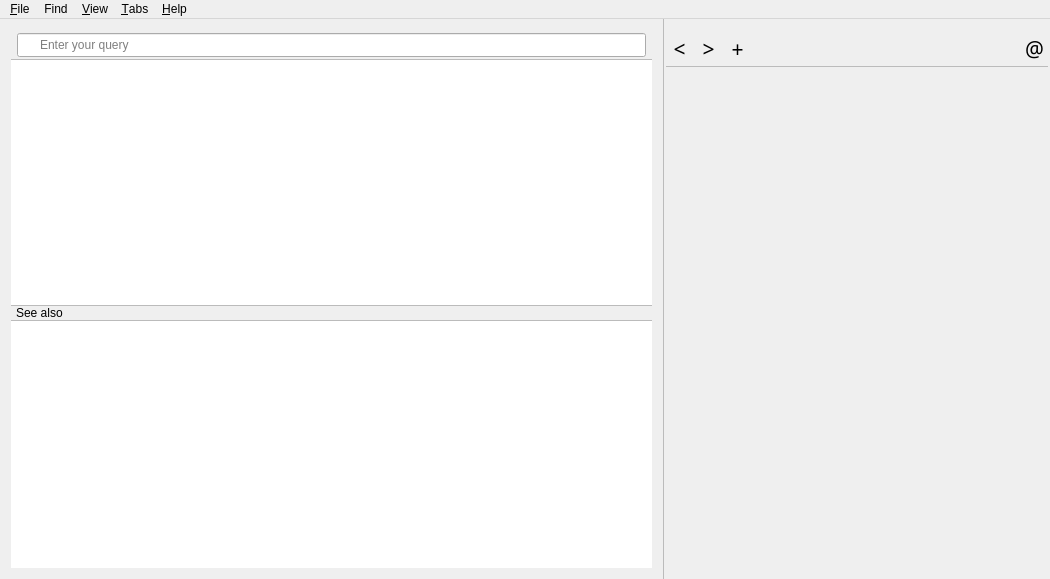
<?xml version="1.0" encoding="UTF-8"?>
<ui version="4.0">
 <class>MainWindow</class>
 <widget class="QMainWindow" name="MainWindow">
  <property name="geometry">
   <rect>
    <x>0</x>
    <y>0</y>
    <width>1050</width>
    <height>579</height>
   </rect>
  </property>
  <property name="windowTitle">
   <string>Zeal</string>
  </property>
  <property name="styleSheet">
   <string notr="true">QSplitter::handle {
    background: #bbb;
}

QToolButton::menu-indicator {
   image: none;
}

QFrame#resultPaneToolbar, QFrame#tabBarFrame {
    border-top: none;
    border-right: none;
    border-bottom: 1px solid #bbb;
    border-left: none;
}

QFrame#tabBarFrame {
    padding-bottom: -1px;
}

#sections {
    border-top: 1px solid #bbb;
    border-right: none;
    border-bottom: none;
    border-left: none;
}

#lineEdit {
    padding: 0 0 0 20px;
}

QToolButton { max-width: 25px; }</string>
  </property>
  <widget class="QWidget" name="centralWidget">
   <layout class="QGridLayout" name="gridLayout">
    <property name="leftMargin">
     <number>0</number>
    </property>
    <property name="topMargin">
     <number>0</number>
    </property>
    <property name="rightMargin">
     <number>0</number>
    </property>
    <property name="bottomMargin">
     <number>0</number>
    </property>
    <item row="0" column="0">
     <widget class="QSplitter" name="splitter">
      <property name="lineWidth">
       <number>5</number>
      </property>
      <property name="orientation">
       <enum>Qt::Horizontal</enum>
      </property>
      <property name="handleWidth">
       <number>1</number>
      </property>
      <widget class="QWidget" name="layoutWidget">
       <layout class="QVBoxLayout" name="resultPane">
        <property name="spacing">
         <number>0</number>
        </property>
        <item>
         <widget class="QFrame" name="resultPaneToolbar">
          <property name="maximumSize">
           <size>
            <width>16777215</width>
            <height>30</height>
           </size>
          </property>
          <layout class="QHBoxLayout" name="horizontalLayout_2">
           <property name="leftMargin">
            <number>6</number>
           </property>
           <property name="topMargin">
            <number>3</number>
           </property>
           <property name="rightMargin">
            <number>6</number>
           </property>
           <property name="bottomMargin">
            <number>3</number>
           </property>
           <item alignment="Qt::AlignTop">
            <widget class="SearchEdit" name="lineEdit">
             <property name="minimumSize">
              <size>
               <width>0</width>
               <height>24</height>
              </size>
             </property>
             <property name="placeholderText">
              <string>Enter your query</string>
             </property>
             <property name="clearButtonEnabled">
              <bool>true</bool>
             </property>
            </widget>
           </item>
          </layout>
         </widget>
        </item>
        <item>
         <widget class="QSplitter" name="sectionsSplitter">
          <property name="lineWidth">
           <number>5</number>
          </property>
          <property name="orientation">
           <enum>Qt::Vertical</enum>
          </property>
          <property name="handleWidth">
           <number>1</number>
          </property>
          <widget class="QTreeView" name="treeView">
           <property name="frameShape">
            <enum>QFrame::NoFrame</enum>
           </property>
           <property name="selectionBehavior">
            <enum>QAbstractItemView::SelectItems</enum>
           </property>
           <property name="indentation">
            <number>10</number>
           </property>
           <attribute name="headerVisible">
            <bool>false</bool>
           </attribute>
          </widget>
          <widget class="QFrame" name="resultSectionsPane">
           <layout class="QVBoxLayout" name="verticalLayout">
            <property name="spacing">
             <number>0</number>
            </property>
            <property name="leftMargin">
             <number>0</number>
            </property>
            <property name="topMargin">
             <number>0</number>
            </property>
            <property name="rightMargin">
             <number>0</number>
            </property>
            <property name="bottomMargin">
             <number>0</number>
            </property>
            <item>
             <widget class="QLabel" name="seeAlsoLabel">
              <property name="font">
               <font>
                <pointsize>9</pointsize>
               </font>
              </property>
              <property name="styleSheet">
               <string notr="true">* { padding: 0 2px; }</string>
              </property>
              <property name="text">
               <string>See also</string>
              </property>
              <property name="margin">
               <number>2</number>
              </property>
             </widget>
            </item>
            <item>
             <widget class="QListView" name="sections">
              <property name="frameShape">
               <enum>QFrame::NoFrame</enum>
              </property>
              <property name="horizontalScrollBarPolicy">
               <enum>Qt::ScrollBarAlwaysOff</enum>
              </property>
             </widget>
            </item>
           </layout>
          </widget>
         </widget>
        </item>
       </layout>
      </widget>
      <widget class="QWidget" name="layoutWidget_2">
       <layout class="QVBoxLayout" name="viewInfo">
        <property name="spacing">
         <number>0</number>
        </property>
        <property name="leftMargin">
         <number>2</number>
        </property>
        <property name="rightMargin">
         <number>2</number>
        </property>
        <item>
         <widget class="QFrame" name="tabBarFrame">
          <property name="minimumSize">
           <size>
            <width>0</width>
            <height>30</height>
           </size>
          </property>
          <layout class="QHBoxLayout" name="toolbox">
           <property name="spacing">
            <number>2</number>
           </property>
           <property name="leftMargin">
            <number>0</number>
           </property>
           <property name="topMargin">
            <number>0</number>
           </property>
           <property name="rightMargin">
            <number>0</number>
           </property>
           <property name="bottomMargin">
            <number>0</number>
           </property>
           <item>
            <widget class="QToolButton" name="backButton">
             <property name="font">
              <font>
               <family>Ionicons</family>
               <pointsize>16</pointsize>
              </font>
             </property>
             <property name="toolTip">
              <string>Back</string>
             </property>
             <property name="text">
              <string>&lt;</string>
             </property>
             <property name="iconSize">
              <size>
               <width>20</width>
               <height>20</height>
              </size>
             </property>
             <property name="autoRaise">
              <bool>true</bool>
             </property>
            </widget>
           </item>
           <item>
            <widget class="QToolButton" name="forwardButton">
             <property name="font">
              <font>
               <family>Ionicons</family>
               <pointsize>16</pointsize>
              </font>
             </property>
             <property name="toolTip">
              <string>Forward</string>
             </property>
             <property name="text">
              <string>&gt;</string>
             </property>
             <property name="iconSize">
              <size>
               <width>20</width>
               <height>20</height>
              </size>
             </property>
             <property name="autoRaise">
              <bool>true</bool>
             </property>
            </widget>
           </item>
           <item>
            <layout class="QHBoxLayout" name="toolbarLayout">
             <item alignment="Qt::AlignVCenter">
              <widget class="QToolButton" name="newTabButton">
               <property name="font">
                <font>
                 <family>Ionicons</family>
                 <pointsize>16</pointsize>
                </font>
               </property>
               <property name="toolTip">
                <string>New tab</string>
               </property>
               <property name="text">
                <string>+</string>
               </property>
               <property name="iconSize">
                <size>
                 <width>16</width>
                 <height>16</height>
                </size>
               </property>
               <property name="autoRaise">
                <bool>true</bool>
               </property>
              </widget>
             </item>
             <item>
              <spacer name="horizontalSpacer">
               <property name="orientation">
                <enum>Qt::Horizontal</enum>
               </property>
               <property name="sizeHint" stdset="0">
                <size>
                 <width>40</width>
                 <height>20</height>
                </size>
               </property>
              </spacer>
             </item>
             <item>
              <widget class="QToolButton" name="openUrlButton">
               <property name="sizePolicy">
                <sizepolicy hsizetype="Fixed" vsizetype="Fixed">
                 <horstretch>0</horstretch>
                 <verstretch>0</verstretch>
                </sizepolicy>
               </property>
               <property name="font">
                <font>
                 <family>Ionicons</family>
                 <pointsize>16</pointsize>
                </font>
               </property>
               <property name="toolTip">
                <string>Open page in web browser</string>
               </property>
               <property name="text">
                <string>@</string>
               </property>
               <property name="autoRaise">
                <bool>true</bool>
               </property>
              </widget>
             </item>
            </layout>
           </item>
          </layout>
         </widget>
        </item>
        <item>
         <widget class="SearchableWebView" name="webView" native="true">
          <property name="sizePolicy">
           <sizepolicy hsizetype="Expanding" vsizetype="Expanding">
            <horstretch>0</horstretch>
            <verstretch>0</verstretch>
           </sizepolicy>
          </property>
         </widget>
        </item>
       </layout>
      </widget>
     </widget>
    </item>
   </layout>
  </widget>
  <widget class="QMenuBar" name="menuBar">
   <property name="geometry">
    <rect>
     <x>0</x>
     <y>0</y>
     <width>1050</width>
     <height>21</height>
    </rect>
   </property>
   <widget class="QMenu" name="menuFile">
    <property name="title">
     <string>&amp;File</string>
    </property>
    <addaction name="actionOptions"/>
    <addaction name="separator"/>
    <addaction name="actionQuit"/>
   </widget>
   <widget class="QMenu" name="menuHelp">
    <property name="title">
     <string>&amp;Help</string>
    </property>
    <addaction name="actionReportProblem"/>
    <addaction name="actionCheckForUpdate"/>
    <addaction name="separator"/>
    <addaction name="actionAboutZeal"/>
    <addaction name="actionAboutQt"/>
   </widget>
   <widget class="QMenu" name="menuView">
    <property name="title">
     <string>&amp;View</string>
    </property>
    <addaction name="actionBack"/>
    <addaction name="actionForward"/>
   </widget>
   <widget class="QMenu" name="menuTabs">
    <property name="title">
     <string>&amp;Tabs</string>
    </property>
    <addaction name="actionNewTab"/>
    <addaction name="actionCloseTab"/>
    <addaction name="separator"/>
    <addaction name="actionNextTab"/>
    <addaction name="actionPreviousTab"/>
   </widget>
   <widget class="QMenu" name="menuFind">
    <property name="title">
     <string>Find</string>
    </property>
    <addaction name="actionSearchDocsets"/>
    <addaction name="separator"/>
    <addaction name="actionSearchInPage"/>
    <addaction name="actionFindNext"/>
    <addaction name="actionFindPrevious"/>
   </widget>
   <addaction name="menuFile"/>
   <addaction name="menuFind"/>
   <addaction name="menuView"/>
   <addaction name="menuTabs"/>
   <addaction name="menuHelp"/>
  </widget>
  <action name="actionQuit">
   <property name="text">
    <string>&amp;Quit</string>
   </property>
  </action>
  <action name="actionOptions">
   <property name="text">
    <string>&amp;Options</string>
   </property>
  </action>
  <action name="actionAboutZeal">
   <property name="text">
    <string>About &amp;Zeal</string>
   </property>
  </action>
  <action name="actionAboutQt">
   <property name="text">
    <string>About &amp;Qt</string>
   </property>
  </action>
  <action name="actionBack">
   <property name="text">
    <string>&amp;Back</string>
   </property>
  </action>
  <action name="actionForward">
   <property name="text">
    <string>&amp;Forward</string>
   </property>
  </action>
  <action name="actionNewTab">
   <property name="text">
    <string>New Tab</string>
   </property>
   <property name="shortcut">
    <string>Ctrl+T</string>
   </property>
  </action>
  <action name="actionCloseTab">
   <property name="text">
    <string>Close Tab</string>
   </property>
  </action>
  <action name="actionNextTab">
   <property name="text">
    <string>Next Tab</string>
   </property>
  </action>
  <action name="actionPreviousTab">
   <property name="text">
    <string>Previous Tab</string>
   </property>
  </action>
  <action name="actionReportProblem">
   <property name="text">
    <string>&amp;Report Problem...</string>
   </property>
  </action>
  <action name="actionCheckForUpdate">
   <property name="text">
    <string>&amp;Check for Update...</string>
   </property>
  </action>
  <action name="actionSearchDocsets">
   <property name="text">
    <string>Search docsets</string>
   </property>
   <property name="shortcutContext">
    <enum>Qt::ApplicationShortcut</enum>
   </property>
  </action>
  <action name="actionSearchInPage">
   <property name="text">
    <string>Search in page</string>
   </property>
   <property name="shortcutContext">
    <enum>Qt::ApplicationShortcut</enum>
   </property>
  </action>
  <action name="actionFindNext">
   <property name="text">
    <string>Find next</string>
   </property>
   <property name="shortcutContext">
    <enum>Qt::ApplicationShortcut</enum>
   </property>
  </action>
  <action name="actionFindPrevious">
   <property name="text">
    <string>Find previous</string>
   </property>
   <property name="shortcutContext">
    <enum>Qt::ApplicationShortcut</enum>
   </property>
  </action>
 </widget>
 <layoutdefault spacing="6" margin="11"/>
 <customwidgets>
  <customwidget>
   <class>SearchEdit</class>
   <extends>QLineEdit</extends>
   <header>ui/widgets/searchedit.h</header>
  </customwidget>
  <customwidget>
   <class>SearchableWebView</class>
   <extends>QWidget</extends>
   <header>ui/widgets/searchablewebview.h</header>
   <container>1</container>
  </customwidget>
 </customwidgets>
 <resources/>
 <connections/>
</ui>
